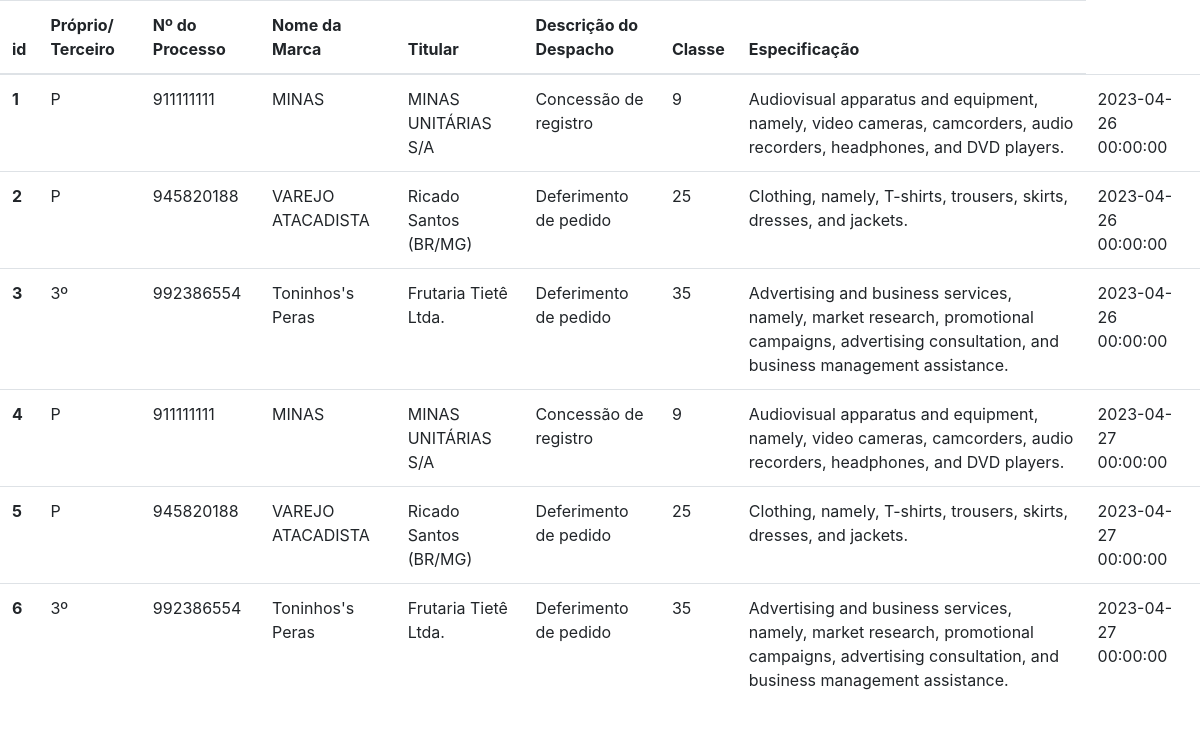
The page /consulta on the database its author committed.
### estevam_flask/models.py (models this page shows)
class Dados(db.Model):
    id = db.Column(db.Integer, primary_key=True)
    prop_ter = db.Column(db.String, nullable=False)
    cod_processo = db.Column(db.Integer, nullable=False)
    nom_marca = db.Column(db.String, nullable=False)
    nom_titular = db.Column(db.String, nullable=False)
    desc_desp = db.Column(db.String, nullable=False)
    classe = db.Column(db.Integer, nullable=False)
    especificacao = db.Column(db.String, nullable=False)
    imagem = db.Column(db.String, default = 'default.jpg', nullable=False)
    data_referencia = db.Column(db.DateTime, nullable=False)

### estevam_flask/routes.py (the view)
@app.route('/consulta')
def consulta():
    tabela = Dados.query.all()
    return render_template('consulta.html', tabela=tabela)

### estevam_flask/templates/consulta.html (shortened to what this page needs)
<!DOCTYPE html>
<html lang="pt-br">
<head>
    <link rel="stylesheet" href="https://cdn.jsdelivr.net/npm/bootstrap@4.1.3/dist/css/bootstrap.min.css">
</head>
<body>
<table class="table">
  <thead>
    <tr>
      <th scope="col">id</th>
      <th scope="col">Próprio/ Terceiro</th>
      <th scope="col">Nº do Processo</th>
      <th scope="col">Nome da Marca</th>
      <th scope="col">Titular</th>
      <th scope="col">Descrição do Despacho</th>
      <th scope="col">Classe</th>
      <th scope="col">Especificação</th>
    </tr>
  </thead>
  <tbody>
    {% for dado in tabela %}
        <tr>
            <th scope="row">{{ dado.id }} </th>
            <td>{{ dado.prop_ter }} </td>
            <td>{{ dado.cod_processo }} </td>
            <td>{{ dado.nom_marca }} </td>
            <td>{{ dado.nom_titular }} </td>
            <td>{{ dado.desc_desp }} </td>
            <td>{{ dado.classe }} </td>
            <td>{{ dado.especificacao }} </td>
            <td>{{ dado.data_referencia }} </td>
        </tr>
    {% endfor %}
  </tbody>
</table>
</body>
</html>

### rows shown on the page
Dados: id "1", prop_ter "P", cod_processo "911111111", nom_marca "MINAS", nom_titular "MINAS UNITÁRIAS S/A", desc_desp "Concessão de registro", classe "9", especificacao "Audiovisual apparatus and equipment, namely, video cameras, camcorders, audio recorders, headphones, and DVD players.", data_referencia "2023-04-26 00:00:00"
Dados: id "2", prop_ter "P", cod_processo "945820188", nom_marca "VAREJO ATACADISTA", nom_titular "Ricado Santos (BR/MG)", desc_desp "Deferimento de pedido", classe "25", especificacao "Clothing, namely, T-shirts, trousers, skirts, dresses, and jackets.", data_referencia "2023-04-26 00:00:00"
Dados: id "3", prop_ter "3º", cod_processo "992386554", nom_marca "Toninhos's Peras", nom_titular "Frutaria Tietê Ltda.", desc_desp "Deferimento de pedido", classe "35", especificacao "Advertising and business services, namely, market research, promotional campaigns, advertising consultation, and business management assistance.", data_referencia "2023-04-26 00:00:00"
Dados: id "4", prop_ter "P", cod_processo "911111111", nom_marca "MINAS", nom_titular "MINAS UNITÁRIAS S/A", desc_desp "Concessão de registro", classe "9", especificacao "Audiovisual apparatus and equipment, namely, video cameras, camcorders, audio recorders, headphones, and DVD players.", data_referencia "2023-04-27 00:00:00"
Dados: id "5", prop_ter "P", cod_processo "945820188", nom_marca "VAREJO ATACADISTA", nom_titular "Ricado Santos (BR/MG)", desc_desp "Deferimento de pedido", classe "25", especificacao "Clothing, namely, T-shirts, trousers, skirts, dresses, and jackets.", data_referencia "2023-04-27 00:00:00"
Dados: id "6", prop_ter "3º", cod_processo "992386554", nom_marca "Toninhos's Peras", nom_titular "Frutaria Tietê Ltda.", desc_desp "Deferimento de pedido", classe "35", especificacao "Advertising and business services, namely, market research, promotional campaigns, advertising consultation, and business management assistance.", data_referencia "2023-04-27 00:00:00"
